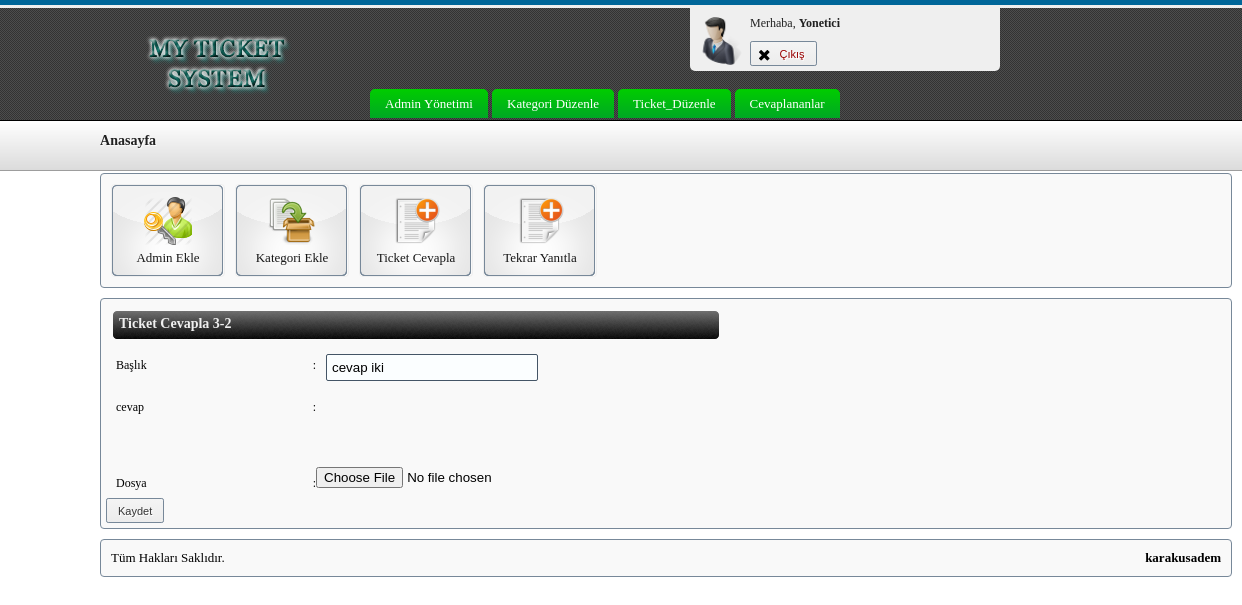
Screenshot of /admin/index.php?islem=cevap_duzenle&id=3 (signed in) with the database file from the repository.
### tables this page shows
CREATE TABLE IF NOT EXISTS `cevap` (
  `id_cevap` int(11) NOT NULL AUTO_INCREMENT,
  `id_soru` int(11) NOT NULL,
  `baslik` varchar(255) NOT NULL,
  `cevap` text NOT NULL,
  `tarih` datetime NOT NULL,
  `dosya` varchar(255) DEFAULT NULL,
  PRIMARY KEY (`id_cevap`),
  KEY `id_soru` (`id_soru`)
);

### lib/ezSQL/shared/ez_sql_core.php (called while the page is built, shortened)
<?php
	class ezSQLcore
	{
		var $show_errors      = true;
		var $timers           = array();
		function get_host_port( $host, $default = false )
		{
			$port = $default;
			return array( $host, $port );
		}
		function show_errors()
		{
			$this->show_errors = true;
		}
		function flush()
		{
			$this->last_result = null;
		}
		function get_row($query=null,$output=OBJECT,$y=0)
		{
			if ( $query )
			{
				$this->query($query);
			}
			if ( $output == OBJECT )
			{
				return $this->last_result[$y]?$this->last_result[$y]:null;
			}
			elseif ( $output == ARRAY_A )
			{
				return $this->last_result[$y]?get_object_vars($this->last_result[$y]):null;
			}
			elseif ( $output == ARRAY_N )
			{
				return $this->last_result[$y]?array_values(get_object_vars($this->last_result[$y])):null;
			}
			else
			{
				$this->show_errors ? trigger_error(" \$db->get_row(string query, output type, int offset) -- Output type must be one of: OBJECT, ARRAY_A, ARRAY_N",E_USER_WARNING) : null;
			}
		}
		function timer_get_cur()
		{
			list($usec, $sec) = explode(" ",microtime());
			return ((float)$usec + (float)$sec);
		}
		function timer_start($timer_name)
		{
			$this->timers[$timer_name] = $this->timer_get_cur();
		}
		function timer_elapsed($timer_name)
		{
			return round($this->timer_get_cur() - $this->timers[$timer_name],2);
		}
	}

### config.php (called while the page is built, shortened)
<?php
include_once "lib/ezSQL/shared/ez_sql_core.php";
include_once "lib/ezSQL/mysqli/ez_sql_mysqli.php";
$DB = new ezSQL_mysqli('root','','myticketsystem','localhost');

### lib/ezSQL/mysqli/ez_sql_mysqli.php (called while the page is built, shortened)
<?php
	$ezsql_mysqli_str = array
	(
		1 => 'Require $dbuser and $dbpassword to connect to a database server',
		2 => 'Error establishing mySQLi database connection. Correct user/password? Correct hostname? Database server running?',
		3 => 'Require $dbname to select a database',
		4 => 'mySQLi database connection is not active',
		5 => 'Unexpected error while trying to select database'
	);
	class ezSQL_mysqli extends ezSQLcore
	{
		function connect($dbuser='', $dbpassword='', $dbhost='localhost', $dbport=false)
		{
			global $ezsql_mysqli_str; $return_val = false;
			if ( ! $dbuser )
			{
				$this->register_error($ezsql_mysqli_str[1].' in '.__FILE__.' on line '.__LINE__);
				$this->show_errors ? trigger_error($ezsql_mysqli_str[1],E_USER_WARNING) : null;
			}
			else if ( ! $this->dbh = new mysqli($dbhost,$dbuser,$dbpassword, '', $dbport) )
			{
				$this->register_error($ezsql_mysqli_str[2].' in '.__FILE__.' on line '.__LINE__);
				$this->show_errors ? trigger_error($ezsql_mysqli_str[2],E_USER_WARNING) : null;
			}
			else
			{
				$return_val = true;
			}
			return $return_val;
		}
		function query($query)
		{
			$return_val = 0;
			$query = trim($query);
			$this->result = @$this->dbh->query($query);
			$is_insert = false;
			if ( preg_match("/^(insert|delete|update|replace|truncate|drop|create|alter|begin|commit|rollback|set)/i",$query) )
			{
				$this->rows_affected = @$this->dbh->affected_rows;
				$return_val = $this->rows_affected;
			}
			else
			{
				$i=0;
				$num_rows=0;
				while ( $row = @$this->result->fetch_object() )
				{
					$num_rows++;
				}
				$this->num_rows = $num_rows;
				$return_val = $this->num_rows;
			}
			return $return_val;
		}
	}

### admin/cevap_duzenle.php (the view, shortened to what this page needs)
<?php include_once "../config.php";
$islem=$_GET['islem'];
$id =$_GET['id'];
$id=(int)$id;
if($islem =='cevap_duzenle'){
    $sql="SELECT * FROM cevap WHERE id_cevap = $id";
    $kullanici=$DB->get_row($sql);
}
?>
<h4 class="anabaslik">Ticket Cevapla <?php echo $kullanici->id_cevap.'-'.$kullanici->id_soru; ?></h4>
<form method="post" action="" enctype="multipart/form-data">
<div class="div">
	<li class="sol_li">Başlık<span>:</span></li>
	<input type="text" class="input inp3 " name="baslik" id="baslik" value="<?php echo $kullanici->baslik; ?>">
</div>
<div class="div">
	<li class="sol_li">cevap<span>:</span></li><br>
	<br>
	<div>
	</div>
</div>
 <div class="div">
        <li class="sol_li">Dosya<span>:</span></li>
        <input type="file" name="dosya" value="<?php echo $kullanici->dosya; ?>"/>
 </div>
<input type="submit" class="button" value="Kaydet">
</form>

### admin/resources/css/style.css (style rules this page uses)
body { background-image:url(images/back.png); background-repeat:repeat-x; font-family: trebuchet ms; margin-left:100px; font-size:75%; width:900px; }
li { list-style:none; }
.div { display:block; margin:10px; }
.anabaslik { color:#efefef; padding-top:5px; padding-bottom:7px; padding-left:6px; margin:7px; font-size:14px; background-image:url(images/anabaslik.png); background-repeat:no-repeat; }
.sol_li { padding-top:9px; padding-bottom:5px; float:left; width:200px; }
.sol_li span { float:right; }
.input { border-radius:2px; margin-top:5px; margin-left:10px; padding:5px; background:#fbfeff; border:1px solid #456; }
.inp3 { width:200px; }
.button { position: relative; overflow: visible; display: inline-block; padding: 0.5em 1em; border: 1px solid #789; margin: 0; text-decoration: none; text-shadow: 1px 1px 0 #fff; font:11px/normal sans-serif; color: #333; white-space: nowrap; cursor: pointer; outline: none; background-color: #ececec; background-image: -webkit-gradient(linear, 0 0, 0 100%, from(#f4f4f4), to(#ececec)); background-image: -moz-linear-gradient(#f4f4f4, #ececec); background-image: -o-linear-gradient(#f4f4f4, #ececec); background-image: linear-gradient(#f4f4f4, #ececec); -webkit-background-clip: padding; -moz-background-clip: padding; -o-background-clip: padding-box; -webkit-border-radius: 0.2em; -moz-border-radius: 0.2em; border-radius: 0.2em; zoom: 1; *display: inline; }

### rows the page displays
cevap: id_cevap "3", id_soru "2", baslik "cevap iki"
